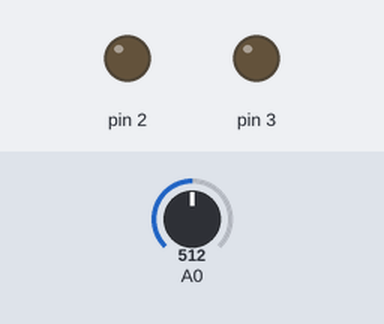
A sketch run on a simulated Arduino Uno, built with avr-gcc and run on an emulated ATmega328P. On the bench: output pins drawn as LEDs (lit = HIGH). The inputs (shaded band) are chosen by the test bench; at power-on: A0 = 512.

Above: at 1.2 s.
1.3 s: A0 set to 32
2.8 s: A0 set to 28
At 4.0 s:
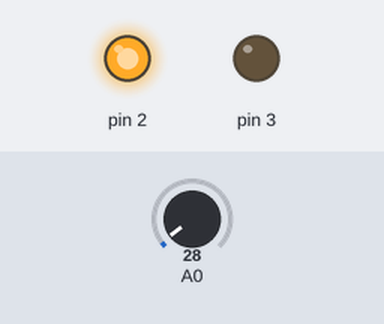
4.3 s: A0 set to 122
At 5.2 s:
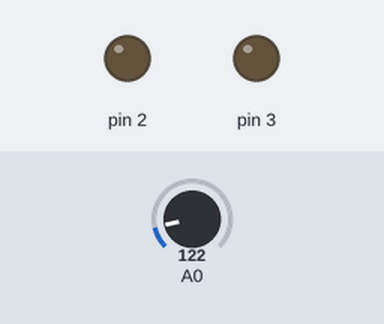
5.8 s: A0 set to 20
At 6.4 s:
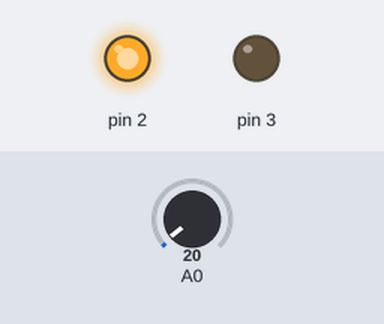
Timing chart, 0 to 8.3 s (numbered marks = the images above; inputs shaded):
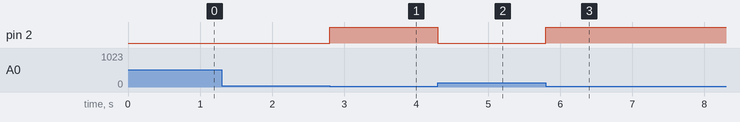

The sketch:

18_11_10_switch1.ino
```cpp
int a =0;
void setup() {
  // put your setup code here, to run once:
  pinMode(2,OUTPUT);
  pinMode(3,OUTPUT);
  pinMode(A0,INPUT);
  Serial.begin(9600);
}

void loop() {
  // put your main code here, to run repeatedly:
  if(analogRead(A0) < 30)
  {
  digitalWrite(2,HIGH);
  }
  else
  {
  digitalWrite(2,LOW);
  }
}
```

Measured:
- the behaviour switches between 30 and 29 on A0 (found by bisection; images 0 and 1)
- after the input at 1.3 s, every drawn part: stays the same
- after the input at 2.8 s, pin 2: LOW → HIGH at once
- after the input at 4.3 s, pin 2: HIGH → LOW at once
- after the input at 5.8 s, pin 2: LOW → HIGH at once
